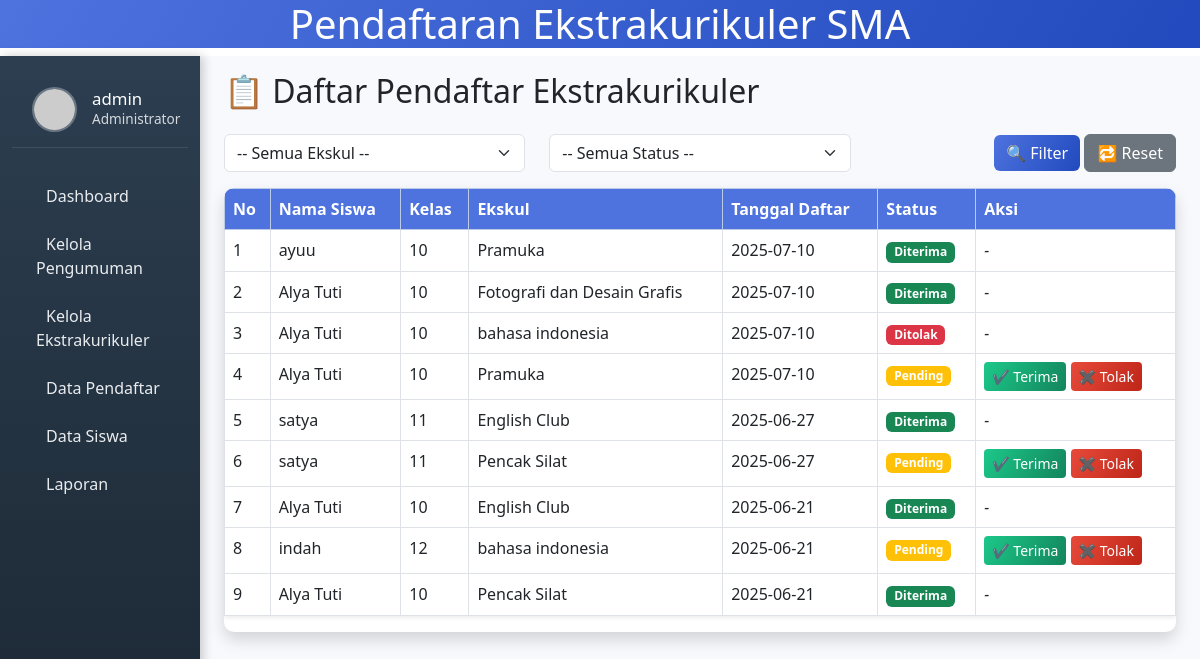
The app's page /daftar.php (signed in) with its own data.
### tables this page shows
CREATE TABLE `pendaftaran` (
  `id_pendaftaran` int(11) NOT NULL,
  `id_siswa` int(11) NOT NULL,
  `id_ekskul` int(11) DEFAULT NULL,
  `tanggal_daftar` date DEFAULT NULL,
  `status_pendaftaran` enum('pending','diterima','ditolak') DEFAULT 'pending'
);

CREATE TABLE `siswa` (
  `id_siswa` int(11) NOT NULL,
  `id_user` int(11) NOT NULL,
  `nama` varchar(100) NOT NULL,
  `nisn` varchar(20) DEFAULT NULL,
  `kelas` varchar(20) DEFAULT NULL,
  `jenis_kelamin` enum('Laki-laki','Perempuan') DEFAULT NULL,
  `alamat` text DEFAULT NULL
);

CREATE TABLE `ekskul` (
  `id_ekskul` int(11) NOT NULL,
  `nama_ekskul` varchar(100) DEFAULT NULL,
  `pembina` varchar(100) NOT NULL,
  `deskripsi` text NOT NULL,
  `kuota` int(11) NOT NULL
);

### daftar.php (the view, shortened to what this page needs)
<?php
include "config.php";
$query = "
    SELECT p.id_pendaftaran, s.nama AS nama_siswa, s.kelas, e.nama_ekskul,
           p.tanggal_daftar, p.status_pendaftaran
    FROM pendaftaran p
    JOIN siswa s ON p.id_siswa = s.id_siswa
    JOIN ekskul e ON p.id_ekskul = e.id_ekskul
    WHERE 1=1
";
$query .= " ORDER BY p.tanggal_daftar DESC";
$result = $conn->query($query);
?>
<!DOCTYPE html>
<html lang="id">
<head>
    <link href="https://cdn.jsdelivr.net/npm/bootstrap@5.3.0/dist/css/bootstrap.min.css" rel="stylesheet">
</head>
<body>
    <h1 class="text-center " style="color:rgb(253, 253, 253);">Pendaftaran Ekstrakurikuler SMA</h1>
    <div class="container-fluid">
        <div class="row">
            <nav class="col-md-3 col-lg-2 d-md-block sidebar">
                <div class="user-info">
          <img src="https://ui-avatars.com/api/?name=<?= urlencode($_SESSION['username']) ?>&background=4e73df&color=ffffff" alt="Admin">
          <div class="user-details">
            <h5><?= htmlspecialchars($_SESSION['username']) ?></h5>
            <p>Administrator</p>
          </div>
        </div>
                <div class="mt-4">
          <a href="dashboard.php"><i class="fas fa-tachometer-alt"></i> Dashboard</a>
          <a href="kelola_pengumuman.php" class="active"><i class="fas fa-bullhorn"></i> Kelola Pengumuman</a>
          <a href="kelola_ekskul.php"><i class="fas fa-futbol"></i> Kelola Ekstrakurikuler</a>
          <a href="daftar.php"><i class="fas fa-list"></i> Data Pendaftar</a>
          <a href="kelola_siswa.php"><i class="fas fa-users"></i> Data Siswa</a>
                                          <a href="laporann.php" class="active"><i class="bi bi-file-earmark-bar-graph"></i> Laporan</a>
        </div>
            </nav>
            <main class="col-md-9 ms-sm-auto col-lg-10 px-md-4 content">
                <h2 class="mb-4">📋 Daftar Pendaftar Ekstrakurikuler</h2>
                <form method="get" class="row mb-3">
                    <div class="col-md-4">
                        <select name="ekskul" class="form-select">
                            <option value="">-- Semua Ekskul --</option>
                        </select>
                    </div>
                    <div class="col-md-4">
                        <select name="status" class="form-select">
                            <option value="">-- Semua Status --</option>
                        </select>
                    </div>
                    <div class="col-md-4 text-end">
                        <button type="submit" class="btn btn-primary">🔍 Filter</button>
                        <a href="daftar.php" class="btn btn-secondary">🔁 Reset</a>
                    </div>
                </form>
                 <div class="table-container">
                <table class="table table-bordered bg-white shadow-sm">
                    <thead class="table-primary">
                        <tr>
                            <th>No</th>
                            <th>Nama Siswa</th>
                            <th>Kelas</th>
                            <th>Ekskul</th>
                            <th>Tanggal Daftar</th>
                            <th>Status</th>
                            <th>Aksi</th>
                        </tr>
                    </thead>
                    <tbody>
                        <?php $no = 1;
                        while ($row = $result->fetch_assoc()): ?>
                            <tr>
                                <td><?= $no++ ?></td>
                                <td><?= htmlspecialchars($row['nama_siswa']) ?></td>
                                <td><?= htmlspecialchars($row['kelas']) ?></td>
                                <td><?= htmlspecialchars($row['nama_ekskul']) ?></td>
                                <td><?= htmlspecialchars($row['tanggal_daftar']) ?></td>
                                <td>
                                    <?php
                                    $status = $row['status_pendaftaran'];
                                    $badge = ($status == 'diterima') ? 'success' : (($status == 'ditolak') ? 'danger' : 'warning');
                                    ?>
                                    <span class="badge bg-<?= $badge ?>"><?= ucfirst($status) ?></span>
                                </td>
                                <td>
                                    <?php if ($status == 'pending'): ?>
                                        <a href="?aksi=terima&id=<?= $row['id_pendaftaran'] ?>" class="btn btn-success btn-sm" onclick="return confirm('Terima pendaftaran ini?')">✔️ Terima</a>
                                        <a href="?aksi=tolak&id=<?= $row['id_pendaftaran'] ?>" class="btn btn-danger btn-sm" onclick="return confirm('Tolak pendaftaran ini?')">✖️ Tolak</a>
                                    <?php else: ?>
                                        <em>-</em>
                                    <?php endif; ?>
                                </td>
                            </tr>
                        <?php endwhile; ?>
                    </tbody>
                </table>
                </div>
            </main>
        </div>
    </div>
</body>
</html>

### daftar.php (style rules this page uses)
html, body { height: 100%; margin: 0; overflow: hidden; font-family: 'Segoe UI', Tahoma, Geneva, Verdana, sans-serif; }
h1 { background: linear-gradient(120deg, #4e73df, #224abe); }
.sidebar { height: 100vh; background: linear-gradient(180deg, #2c3e50, #1a2530); color: white; position: fixed; left: 0; padding-top: 1rem; box-shadow: 3px 0 10px rgba(0, 0, 0, 0.2); z-index: 100; }
.sidebar a { color: #e9ecef; text-decoration: none; display: block; padding: 12px 20px; transition: all 0.3s; border-left: 4px solid transparent; }
.content { margin-left: 16.6667%; padding: 1rem; height: 100vh; overflow-y: auto; background-color: #f8f9fc; }
.btn-primary { background: linear-gradient(120deg, #4e73df, #224abe); border: none; transition: all 0.3s; }
.table thead th { background-color: #4e73df; color: white; font-weight: 600; }
.user-info { display: flex; align-items: center; padding: 15px 20px; border-bottom: 1px solid rgba(255, 255, 255, 0.1); }
.user-info img { width: 45px; height: 45px; border-radius: 50%; object-fit: cover; margin-right: 15px; border: 2px solid rgba(255, 255, 255, 0.3); }
.user-details h5 { margin-bottom: 0; font-size: 1.05rem; }
.user-details p { margin-bottom: 0; font-size: 0.85rem; opacity: 0.8; }
.btn-success { background: linear-gradient(120deg, #1cc88a, #13855c); border: none; }
.btn-danger { background: linear-gradient(120deg, #e74a3b, #be2617); border: none; }
.table-container { background-color: white; border-radius: 10px; box-shadow: 0 0.5rem 1rem rgba(0, 0, 0, 0.15); overflow: hidden; }

### records on screen
pendaftaran: id_siswa.nama "ayuu", id_siswa.kelas "10", id_ekskul.nama_ekskul "Pramuka", tanggal_daftar "2025-07-10", status_pendaftaran "Diterima"
pendaftaran: id_siswa.nama "Alya Tuti", id_siswa.kelas "10", id_ekskul.nama_ekskul "Fotografi dan Desain Grafis", tanggal_daftar "2025-07-10", status_pendaftaran "Diterima"
pendaftaran: id_siswa.nama "Alya Tuti", id_siswa.kelas "10", id_ekskul.nama_ekskul "bahasa indonesia", tanggal_daftar "2025-07-10", status_pendaftaran "Ditolak"
pendaftaran: id_siswa.nama "Alya Tuti", id_siswa.kelas "10", id_ekskul.nama_ekskul "Pramuka", tanggal_daftar "2025-07-10", status_pendaftaran "Pending"
pendaftaran: id_siswa.nama "satya", id_siswa.kelas "11", id_ekskul.nama_ekskul "English Club", tanggal_daftar "2025-06-27", status_pendaftaran "Diterima"
pendaftaran: id_siswa.nama "satya", id_siswa.kelas "11", id_ekskul.nama_ekskul "Pencak Silat", tanggal_daftar "2025-06-27", status_pendaftaran "Pending"
pendaftaran: id_siswa.nama "Alya Tuti", id_siswa.kelas "10", id_ekskul.nama_ekskul "English Club", tanggal_daftar "2025-06-21", status_pendaftaran "Diterima"
pendaftaran: id_siswa.nama "indah", id_siswa.kelas "12", id_ekskul.nama_ekskul "bahasa indonesia", tanggal_daftar "2025-06-21", status_pendaftaran "Pending"
pendaftaran: id_siswa.nama "Alya Tuti", id_siswa.kelas "10", id_ekskul.nama_ekskul "Pencak Silat", tanggal_daftar "2025-06-21", status_pendaftaran "Diterima"

### other values on screen
$_SESSION['username'] "admin"
